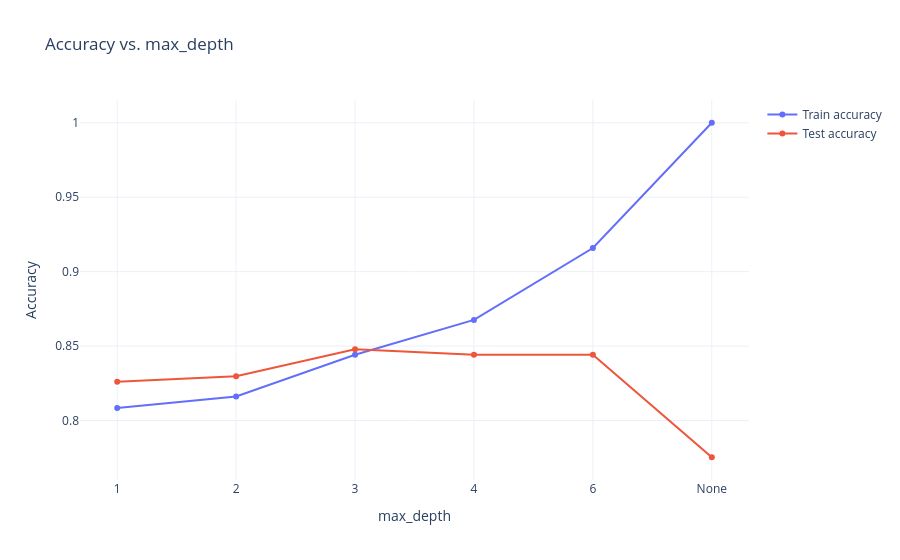

Here is the notebook cell this chart was saved with:
### Markdown cell above
<details>
<summary>Show code</summary>

```python
depth_labels = ["1", "2", "3", "4", "6", "None"]
train_accuracies = []
test_accuracies = []
for depth in [1, 2, 3, 4, 6, None]:
    depth_model = DecisionTreeClassifier(max_depth=depth, random_state=0)
    depth_model.fit(X_train, y_train)
    train_accuracies.append(depth_model.score(X_train, y_train))
    test_accuracies.append(depth_model.score(X_test, y_test))

depth_figure = go.Figure()
depth_figure.add_trace(go.Scatter(x=depth_labels, y=train_accuracies, mode="lines+markers", name="Train accuracy"))
depth_figure.add_trace(go.Scatter(x=depth_labels, y=test_accuracies, mode="lines+markers", name="Test accuracy"))
depth_figure.update_layout(
    title="Accuracy vs. max_depth",
    xaxis_title="max_depth",
    yaxis_title="Accuracy",
    template="plotly_white",
)
depth_figure.show()
```

</details>

### Code cell
depth_labels = ["1", "2", "3", "4", "6", "None"]
train_accuracies = []
test_accuracies = []
for depth in [1, 2, 3, 4, 6, None]:
    depth_model = DecisionTreeClassifier(max_depth=depth, random_state=0)
    depth_model.fit(X_train, y_train)
    train_accuracies.append(depth_model.score(X_train, y_train))
    test_accuracies.append(depth_model.score(X_test, y_test))

depth_figure = go.Figure()
depth_figure.add_trace(go.Scatter(x=depth_labels, y=train_accuracies, mode="lines+markers", name="Train accuracy"))
depth_figure.add_trace(go.Scatter(x=depth_labels, y=test_accuracies, mode="lines+markers", name="Test accuracy"))
depth_figure.update_layout(
    title="Accuracy vs. max_depth",
    xaxis_title="max_depth",
    yaxis_title="Accuracy",
    template="plotly_white",
)
depth_figure.show()

### Figure 1 — Plotly figure (JSON) as saved in the notebook; plotly's stock layout.template omitted (floating-point values rounded to 4 significant figures)
{"data": [{"mode": "lines+markers", "name": "Train accuracy", "type": "scatter", "x": ["1", "2", "3", "4", "6", "None"], "y": [0.8084, 0.8162, 0.8442, 0.8676, 0.9159, 1.0]}, {"mode": "lines+markers", "name": "Test accuracy", "type": "scatter", "x": ["1", "2", "3", "4", "6", "None"], "y": [0.8261, 0.8297, 0.8478, 0.8442, 0.8442, 0.7754]}], "layout": {"title": {"text": "Accuracy vs. max_depth"}, "xaxis": {"title": {"text": "max_depth"}}, "yaxis": {"title": {"text": "Accuracy"}}}}
